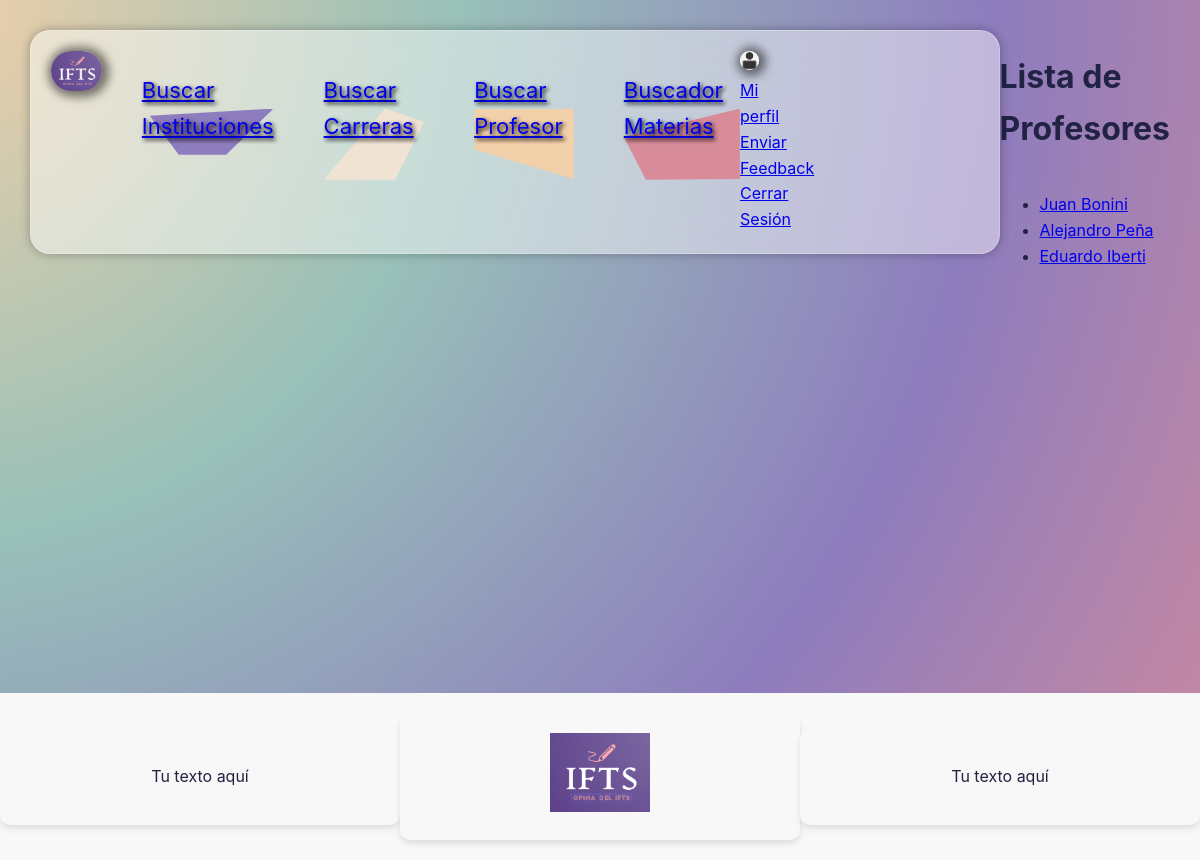
The page /profesor/lista/ (signed in) on the database as committed earlier.
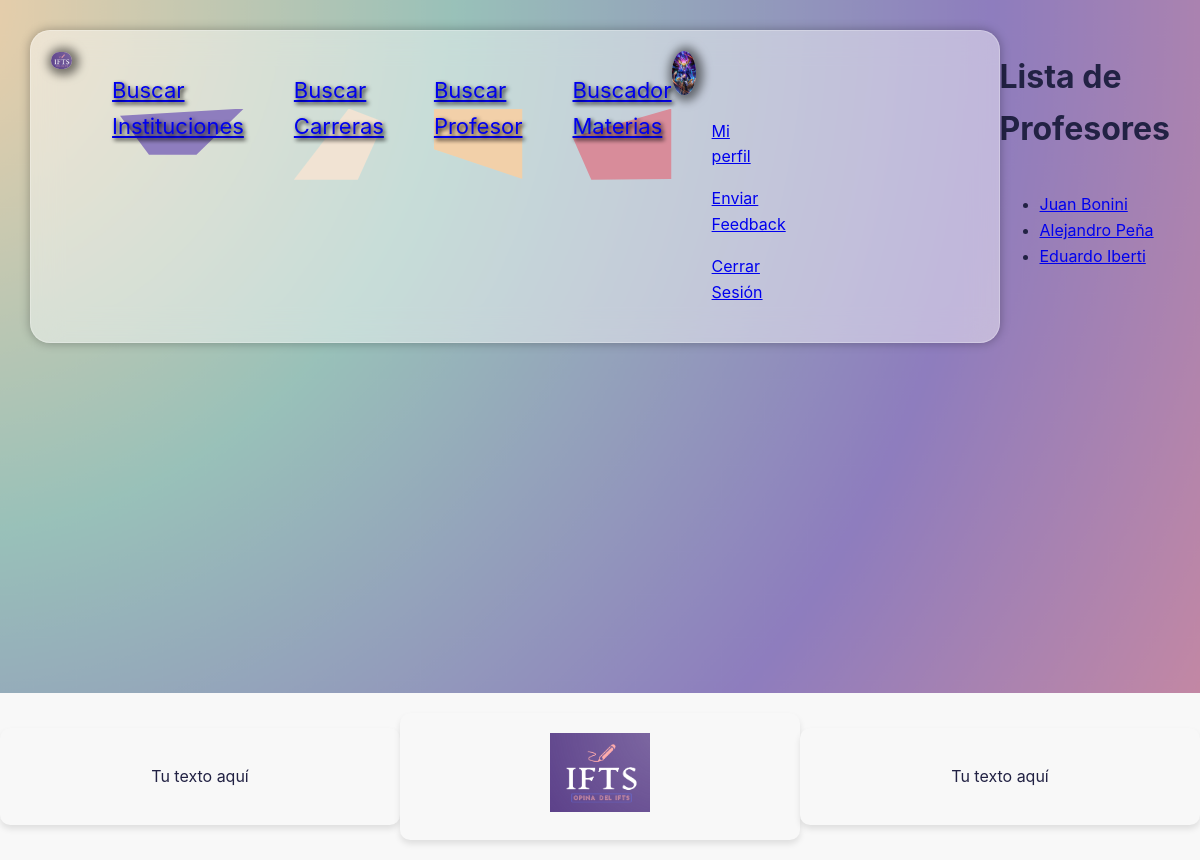
The same page on the database as committed later.
### apps/custom_user/models.py (models this page shows, shortened)
class CustomUser(AbstractBaseUser, PermissionsMixin):
    PROFESOR = 'Profesor'
    ALUMNO = 'Alumno'
    INSTITUCION = 'Institución'
    VISITANTE = 'Visitante'
    nombre = models.CharField(max_length=100, blank=True, null=True, default=None)
    email = models.EmailField(unique=True, default=None)
    descripcion = models.TextField(blank=True, null=True, default=None)
    img_perfil = models.ImageField(upload_to='perfiles/', null=True, blank=True, default='UserProfile.png')
    is_active = models.BooleanField(default=True)
    is_staff = models.BooleanField(default=False)
    institucion = models.CharField(max_length=100, blank=True, null=True, default=None)
    fecha_de_nacimiento = models.DateField(default=None, blank=True, null=True)
    GENERO_CHOICES = (
        ('M', 'Masculino'),
        ('F', 'Femenino'),
        ('O', 'Otro'),
    )
    genero = models.CharField(max_length=1, choices=GENERO_CHOICES, default='O', blank=True, null=True)
    TIPO_USUARIO_CHOICES = [
        (ALUMNO, 'Alumno'),
        (INSTITUCION, 'Institución'),
        (PROFESOR, 'Profesor'),
        (VISITANTE, 'Visitante'),
    ]
    tipo_usuario = models.CharField(max_length=20, choices=TIPO_USUARIO_CHOICES, default=ALUMNO, blank=True, null=True)
    REQUIRED_FIELDS = []  # Campos requeridos para el inicio de sesión
    USERNAME_FIELD = 'email'  # Campo que se utiliza como nombre de usuario para el inicio de sesión
    objects = CustomUserManager()

### apps/profesor/views.py (the view)
# urls.py: path("lista/", ProfesorListView.as_view(), name="lista_profesor"),]
class ProfesorListView(ListView):
    model = Profesor
    template_name = "lista_profesor.html"
    context_object_name = "profesores"

### apps/profesor/templates/lista_profesor.html (shortened to what this page needs)
{% extends "template_base.html" %}
{% block content %}
    <h1>Lista de Profesores</h1>
    <ul>
        {% for profesor in profesores %}
                <li><a href="{% url 'detalle_profesor' pk=profesor.pk %}">{{ profesor.nombre }}</a></li>
        {% endfor %}
    </ul>
{% endblock %}

### templates/template_base.html (shortened to what this page needs)
{% load static %}
<!DOCTYPE html>
<html lang="es">
    <head>
        <link rel="stylesheet" href="{% static 'css/template_base.css' %}">
    <body>
    <header>
    <div class="menuGlobal">
        <div class="logo">
            <a href="{% url 'user_home'%}"   type="image/png"><img src="{% static 'imagenes/Logo/Logo-web-IFTS.png' %}" alt="Logo" width="25%"></a>
        </div>
    <nav class="container">
          <ul>
            <li><a href="{% url 'lista_institucion'%}">Buscar Instituciones</a></li>
            <li><a href="{% url 'lista_carrera'%}">Buscar Carreras</a></li>
            <li><a href="{% url 'lista_profesor'%}">Buscar Profesor</a></li>
            <li><a href="{% url 'lista_materia'%}">Buscador Materias</a></li>
          </ul>
     </nav>
     <div>
        {% if request.user.is_authenticated %}
            {% if request.user.img_perfil %}
                <div class="profile">
                    <img src="{{ request.user.img_perfil.url }}" alt="profile" width="50px" height="50px">
                        <ul class="menu-perfil">
                            <p><a href="{% url 'perfil_usuario' pk=request.user.id %}">Mi perfil</a></p>
                            <p><a href="#">Enviar Feedback</a></p>
                            <p><a href="{% url 'logout' %}">Cerrar Sesión</a></p>
                        </ul>
                </div>
            {% else %}
                <div class="profile">
                    <img src="{% static 'imagenes/Iconos/UserProfile.png' %}" alt="profile" width="50px" height="50px">
                    <div class="dropdown-content">
                        <a href="{% url 'perfil_usuario' pk=request.user.id %}">Mi perfil</a>
                        <a href="#">Enviar Feedback</a>
                        <a href="{% url 'logout' %}">Cerrar Sesión</a>
                    </div>
                </div>
            {% endif %}
        {% else %}
            <a href="{% url 'login' %}">Iniciar sesión</a>
        {% endif %}
    </div>
        </div>
    </header>
    <div id="contenedor-principal">
        {% block content %}
        {% endblock %}
    </div>
    <footer>
        <div class="footer-container">
            <div class="footer-section">
                <p>Tu texto aquí</p>
            </div>
            <div class="footer-section">
                <img src="{% static 'imagenes/Logo/Logo-web-IFTS.png' %}" style="max-width: 100px; max-height: 100px;" alt="Logo">
            </div>
            <div class="footer-section">
                <p>Tu texto aquí</p>
            </div>
        </div>
    </footer>
    </body>
</html>

Rows that differ between the two databases and show on the page:
now on this page (row edited): CustomUser: user.img_perfil (picture)
changed CustomUser: img_perfil empty → "perfiles/AureWP4K.jpeg" (drawn)
